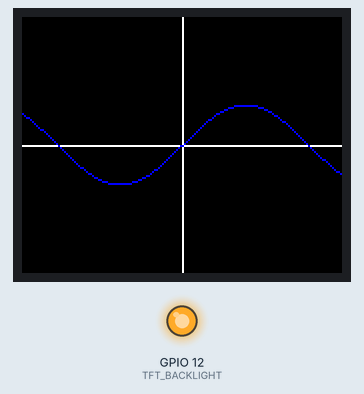
Recording of a sketch running on a simulated ESP32. Shown: 160×128 colour display, output pins drawn as LEDs (lit = HIGH).

Above: at 0.2 s.

The sketch:

9-1.ino
```cpp
#include <Adafruit_GFX.h>    // Core graphics library
#include <Adafruit_ST7735.h> // Hardware-specific library for ST7735
#include <Adafruit_ST7789.h> // Hardware-specific library for ST7789
#include <SPI.h>

#include <math.h>

#define TFT_CS        32
#define TFT_RST       33 // Or set to -1 and connect to Arduino RESET pin
#define TFT_DC        27
#define TFT_BACKLIGHT 12

Adafruit_ST7735 tft = Adafruit_ST7735(TFT_CS, TFT_DC, TFT_RST);

void setup() {
  // put your setup code here, to run once:
  tft.initR(INITR_BLACKTAB);      // Init ST7735S chip, black tab
  tft.setRotation(3);
  pinMode(TFT_BACKLIGHT, OUTPUT);
  digitalWrite(TFT_BACKLIGHT, HIGH);

  tft.fillScreen(ST77XX_BLACK);
  tft.drawFastHLine(0, 64, 160, ST77XX_WHITE);
  tft.drawFastVLine(80, 0, 128, ST77XX_WHITE);

  int i;
  for(i=-80;i<81;i++){
    int y = 64-(sin(1.0*i/20))*20;
    tft.drawPixel(i+80,y,ST77XX_BLUE);
  }
}

void loop() {
  // put your main code here, to run repeatedly:

}
```
